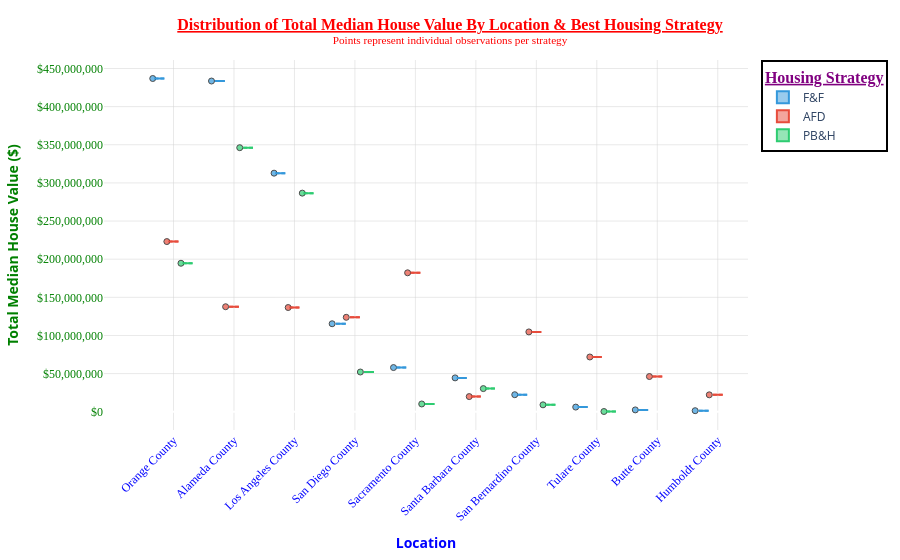

Notebook cell for this chart:
### Markdown cell above
**`Boxplot - Total Median House Value ($) By Location & Best Housing Strategy (Plotly)`**.

### Code cell
# ── Imports ──────────────────────────────────────────────────────────────────
import plotly.express as px
# import plotly.io as pio                                 # 👈 Add this

# pio.renderers.default = "plotly_mimetype+notebook"     # 👈 Add this
# # ─────────────────────────────────────────────────────────────────────────────

fig = px.box(
    c_loc_hs,
    x="location_name",
    y="sum",
    color="Best Strategy Short",
    
    # Fomat hover_data values
    hover_data={
        "Cluster": True,       # no format change
        "median": ":$,.0f",    # ✅ formatted as \$1,234
        "proportion": ":.2%",  # ✅ formatted as 15.00%
        "Risk": True,          # no format change
        "Return": True,        # no format change    
    },
    points="all",                # 'all', 'outliers', 'suspectedoutliers', False
    notched=False,               # True = notched box (confidence interval around median)
    color_discrete_map={
        "PB&H": "#2ecc71",   # green — premium
        "F&F":  "#3498db",   # blue — mid
        "AFD":  "#e74c3c"    # red — affordable
    },
)

fig.update_traces(
    marker=dict(
        size=6,
        opacity=0.7,
        line=dict(width=1, color="black")
    ),
    boxmean=True,                # ✅ Shows mean as dashed line inside box
)

fig.update_layout(
    title={
        "text": "<b><u>Distribution of Total Median House Value By Location & Best Housing Strategy</u></b>"
                "<br><sup>Points represent individual observations per strategy</sup>",
        "x": 0.5,
        "xanchor": "center",
        "font": {"family": "Tahoma", "size": 16, "color": "red"},
    },
    xaxis_title="<b>Location</b>",
    xaxis=dict(
        color="blue",
        # tickformat="$,.0f",
        tickangle=-45,
        tickfont=dict(family="Tahoma", size=12, color="blue"),
        showgrid=True,
        gridcolor="lightgrey",
        gridwidth=0.5,
    ),
    yaxis_title="<b>Total Median House Value ($)</b>",
    yaxis=dict(
        color="green",
        tickformat="$,.0f",
        tickangle=0,
        tickfont=dict(family="Tahoma", size=12, color="green"),
        showgrid=True,
        gridcolor="lightgrey",
        gridwidth=0.5,
    ),
    legend_title={
        "text": "<u><b>Housing Strategy</b></u>",
        "font": {"family": "Tahoma", "size": 16, "color": "purple"},
    },
    legend=dict(
        bgcolor="white",
        bordercolor="black",
        borderwidth=2,
    ),
    plot_bgcolor="white",
    hoverlabel=dict(
        #bgcolor="white",
        font_size=12,
        font_family="Tahoma",
    ),
    boxmode="group",             # ✅ Groups boxes side by side per location
)

#==#

# Define path
# my_path = r"C:\Users\tailb\Downloads"

#==#

# Save as PNG using path
# fig.write_image(os.path.join(my_path, "X.png"))
# print(f"✅ Saved to: {my_path}/X.png")


#==#

# Save as PDF using path
# fig.write_image(os.path.join(my_path, "X.pdf"), width=1920, height=1080, scale=2)
# print(f"✅ Saved to: {my_path}/X.pdf")


#==#

# ── Save Options (uncomment as needed) ──────────────────────────────────────
# fig.write_image("boxplot.jpeg")
# fig.write_image("boxplot.svg")
# fig.write_image("boxplot.pdf")
# fig.write_html("boxplot.html")
# ────────────────────────────────────────────────────────────────────────────

# # line = "─" * 60
# # print(line)

#==#

fig.show()

### Figure 1 — Plotly figure (JSON) as saved in the notebook; plotly's stock layout.template omitted (floating-point values rounded to 4 significant figures)
{"data": [{"alignmentgroup": "True", "boxmean": true, "boxpoints": "all", "customdata": [[7, 217600, 0.1125, "Low-Medium", "Medium"], [5, 235200, 0.1059, "Low-Medium", "Medium"], [0, 225000, 0.07882, "Low-Medium", "Medium"], [3, 219600, 0.02929, "Low-Medium", "Medium"], [1, 204500, 0.01562, "Low-Medium", "Medium"], [9, 239600, 0.01064, "Low-Medium", "Medium"], [8, 214500, 0.005949, "Low-Medium", "Medium"], [2, 214300, 0.001659, "Low-Medium", "Medium"], [6, 196900, 0.0006864, "Low-Medium", "Medium"], [4, 219950, 0.0003432, "Low-Medium", "Medium"]], "hovertemplate": "Best Strategy Short=F&F<br>location_name=%{x}<br>sum=%{y}<br>Cluster=%{customdata[0]}<br>median=%{customdata[1]:$,.0f}<br>proportion=%{customdata[2]:.2%}<br>Risk=%{customdata[3]}<br>Return=%{customdata[4]}<extra></extra>", "legendgroup": "F&F", "marker": {"color": "#3498db", "line": {"color": "black", "width": 1}, "opacity": 0.7, "size": 6}, "name": "F&F", "notched": false, "offsetgroup": "F&F", "orientation": "v", "showlegend": true, "type": "box", "x": ["Orange County", "Alameda County", "Los Angeles County", "San Diego County", "Sacramento County", "Santa Barbara County", "San Bernardino County", "Tulare County", "Butte County", "Humboldt County"], "x0": " ", "xaxis": "x", "y": [436883100, 433579300, 312791600, 115367100, 57950700, 44403200, 22360700, 6123800, 2445900, 1401600], "y0": " ", "yaxis": "y"}, {"alignmentgroup": "True", "boxmean": true, "boxpoints": "all", "customdata": [[7, 151400, 0.08849, "Medium", "Low-Medium"], [1, 117100, 0.08809, "Medium", "Low-Medium"], [0, 136700, 0.05914, "Medium", "Low-Medium"], [5, 139800, 0.05857, "Medium", "Low-Medium"], [3, 135650, 0.054, "Medium", "Low-Medium"], [8, 109950, 0.054, "Medium", "Low-Medium"], [2, 89500, 0.0429, "Medium", "Low-Medium"], [6, 92800, 0.027, "Medium", "Low-Medium"], [4, 93250, 0.0127, "Medium", "Low-Medium"], [9, 135750, 0.00858, "Medium", "Low-Medium"]], "hovertemplate": "Best Strategy Short=AFD<br>location_name=%{x}<br>sum=%{y}<br>Cluster=%{customdata[0]}<br>median=%{customdata[1]:$,.0f}<br>proportion=%{customdata[2]:.2%}<br>Risk=%{customdata[3]}<br>Return=%{customdata[4]}<extra></extra>", "legendgroup": "AFD", "marker": {"color": "#e74c3c", "line": {"color": "black", "width": 1}, "opacity": 0.7, "size": 6}, "name": "AFD", "notched": false, "offsetgroup": "AFD", "orientation": "v", "showlegend": true, "type": "box", "x": ["Orange County", "Sacramento County", "Los Angeles County", "Alameda County", "San Diego County", "San Bernardino County", "Tulare County", "Butte County", "Humboldt County", "Santa Barbara County"], "x0": " ", "xaxis": "x", "y": [223104700, 182158100, 136648800, 137685300, 123837600, 104680000, 71802300, 46176600, 22187800, 19896800], "y0": " ", "yaxis": "y"}, {"alignmentgroup": "True", "boxmean": true, "boxpoints": "all", "customdata": [[5, 353800, 0.05405, "Low", "High"], [0, 355150, 0.0445, "Low", "High"], [7, 352200, 0.03049, "Low", "High"], [3, 359650, 0.008122, "Low", "High"], [9, 346000, 0.004862, "Low", "High"], [1, 347000, 0.001602, "Low", "High"], [8, 342400, 0.001487, "Low", "High"], [2, 345900, 5.72e-05, "Low", "High"]], "hovertemplate": "Best Strategy Short=PB&H<br>location_name=%{x}<br>sum=%{y}<br>Cluster=%{customdata[0]}<br>median=%{customdata[1]:$,.0f}<br>proportion=%{customdata[2]:.2%}<br>Risk=%{customdata[3]}<br>Return=%{customdata[4]}<extra></extra>", "legendgroup": "PB&H", "marker": {"color": "#2ecc71", "line": {"color": "black", "width": 1}, "opacity": 0.7, "size": 6}, "name": "PB&H", "notched": false, "offsetgroup": "PB&H", "orientation": "v", "showlegend": true, "type": "box", "x": ["Alameda County", "Los Angeles County", "Orange County", "San Diego County", "Santa Barbara County", "Sacramento County", "San Bernardino County", "Tulare County"], "x0": " ", "xaxis": "x", "y": [346186900, 286610400, 194681500, 52129300, 30367900, 10205700, 9074500, 345900], "y0": " ", "yaxis": "y"}], "layout": {"boxmode": "group", "hoverlabel": {"font": {"family": "Tahoma", "size": 12}}, "legend": {"bgcolor": "white", "bordercolor": "black", "borderwidth": 2, "title": {"font": {"color": "purple", "family": "Tahoma", "size": 16}, "text": "<u><b>Housing Strategy</b></u>"}, "tracegroupgap": 0}, "margin": {"t": 60}, "plot_bgcolor": "white", "title": {"font": {"color": "red", "family": "Tahoma", "size": 16}, "text": "<b><u>Distribution of Total Median House Value By Location & Best Housing Strategy</u></b><br><sup>Points represent individual observations per strategy</sup>", "x": 0.5, "xanchor": "center"}, "xaxis": {"anchor": "y", "color": "blue", "domain": [0, 1], "gridcolor": "lightgrey", "gridwidth": 0.5, "showgrid": true, "tickangle": -45, "tickfont": {"color": "blue", "family": "Tahoma", "size": 12}, "title": {"text": "<b>Location</b>"}}, "yaxis": {"anchor": "x", "color": "green", "domain": [0, 1], "gridcolor": "lightgrey", "gridwidth": 0.5, "showgrid": true, "tickangle": 0, "tickfont": {"color": "green", "family": "Tahoma", "size": 12}, "tickformat": "$,.0f", "title": {"text": "<b>Total Median House Value ($)</b>"}}}}
